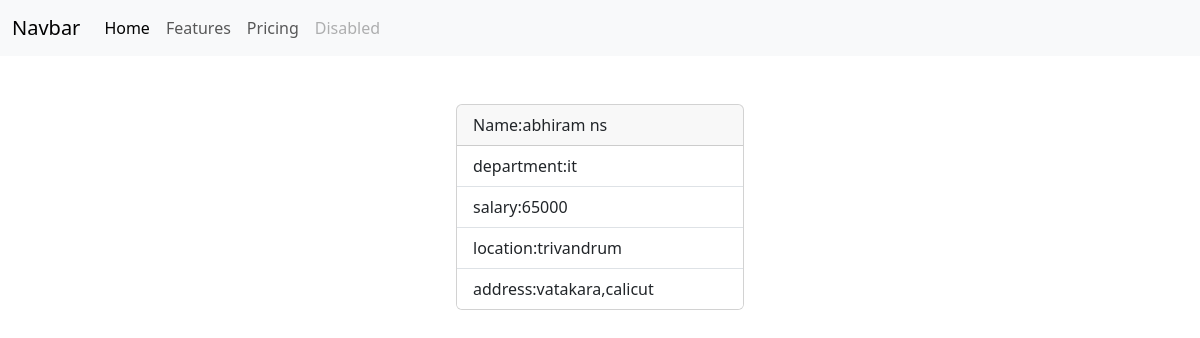
Page /emp/2/ on the committed database.
### empapp/models.py (models this page shows, shortened)
class Employee(models.Model):
    name=models.CharField(max_length=100)
    department=models.CharField(max_length=100)
    salary=models.CharField(max_length=100)
    location=models.CharField(max_length=100)
    address=models.CharField(max_length=100)

### empapp/views.py (the view)
# urls.py: path('emp/<int:pk>/',views.EmployeeDetailView.as_view(),name="emp-detail"),
class EmployeeDetailView(View):
    def get(self,request,*args,**kwargs):
        id=kwargs.get("pk")
        qs=Employee.objects.get(id=id)
        return render(request,"emp_detail.html",{"data":qs})

### empapp/templates/emp_detail.html
{%extends 'base.html'%}
{%block main_block%}
<div class="container d-flex justify-content-center mt-5">
  <div class="card" style="width: 18rem;">
      <div class="card-header">
       Name:{{data.name}}
      </div>
      <ul class="list-group list-group-flush">
        <li class="list-group-item">department:{{data.department}}</li>
        <li class="list-group-item">salary:{{data.salary}}</li>
        <li class="list-group-item">location:{{data.location}}</li>
        <li class="list-group-item">address:{{data.address}}</li>
      </ul>
    </div>
</div>
{%endblock%}

### rows in the picture
Employee: name "abhiram ns", department "it", salary "65000", location "trivandrum", address "vatakara,calicut"
